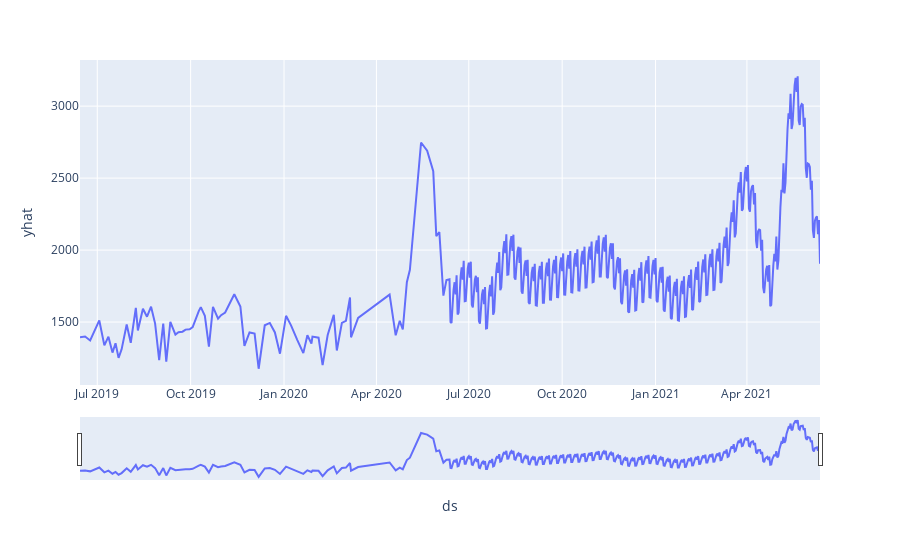

This figure's notebook cell:
### Code cell
import plotly.express as px
fig = px.line(forecast, x='ds', y='yhat')
fig.update_xaxes(rangeslider_visible=True)

### Figure 1 — Plotly figure (JSON) as saved in the notebook; plotly's stock layout.template omitted (floating-point values rounded to 4 significant figures; data arrays with more than 128 entries replaced by an {"elided": "..."} marker saying what was removed)
{"data": [{"hovertemplate": "ds=%{x}<br>yhat=%{y}<extra></extra>", "legendgroup": "", "line": {"color": "#636efa", "dash": "solid"}, "mode": "lines", "name": "", "orientation": "v", "showlegend": false, "type": "scatter", "x": {"elided": "445 str values"}, "xaxis": "x", "y": {"elided": "445 float values"}, "yaxis": "y"}], "layout": {"legend": {"tracegroupgap": 0}, "margin": {"t": 60}, "xaxis": {"anchor": "y", "domain": [0, 1], "rangeslider": {"visible": true}, "title": {"text": "ds"}}, "yaxis": {"anchor": "x", "domain": [0, 1], "title": {"text": "yhat"}}}}
